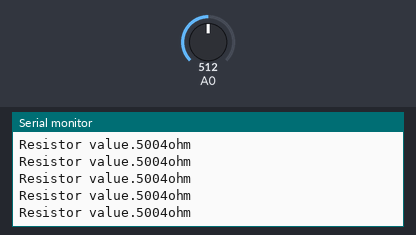
This sketch was run on a simulated Arduino Uno, built with avr-gcc and run on an emulated ATmega328P. Parts: the last lines printed to the serial monitor. The test bench sets the inputs (shaded band); at power-on: A0 = 512.

Above: at 1.2 s.
1.3 s: A0 set to 716
At 1.56 s:
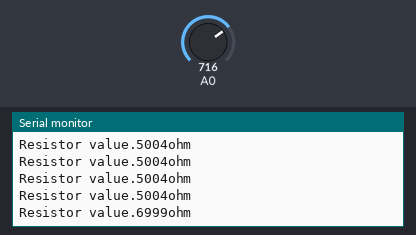
2.8 s: A0 set to 900
At 2.96 s:
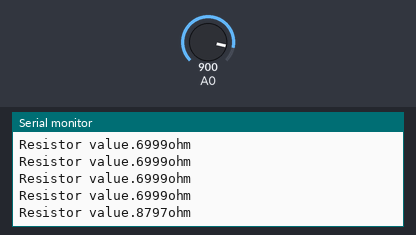
Timing chart, 0 to 5.8 s (numbered marks = the images above; inputs shaded):
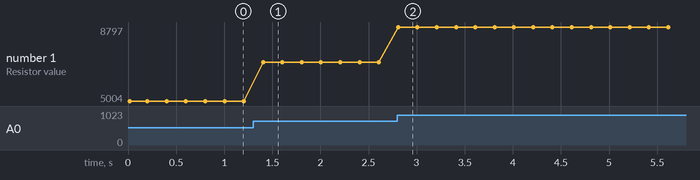

Measured:
- after the input at 1.3 s, the serial monitor: prints a new line after 0.10 s (image 1)
- after the input at 2.8 s, the serial monitor: prints a new line at once (image 2)
- plotted number 1: 5004 → 6999 after the input at 1.3 s, 6999 → 8797 after the input at 2.8 s

The sketch:

potentiometer.ino
```cpp
#define max_R 10000   //가변저항 최대치

void setup() {
  // put your setup code here, to run once:
  Serial.begin(9600);
  Serial.println("Serial Com start");
}

void loop() {
  // put your main code here, to run repeatedly:
  int val = analogRead(A0);             //가변저항 값 읽어옴
  int resistor = map(val, 0, 1023, 0, max_R);
  Serial.print("Resistor value.");
  Serial.print(resistor);
  Serial.println("ohm");
  delay(200);
}
```
